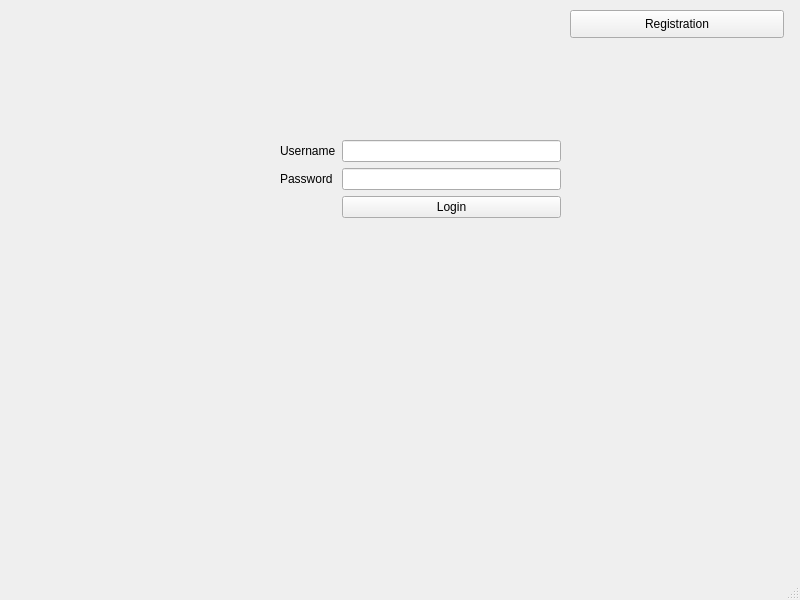
<?xml version="1.0" encoding="UTF-8"?>
<ui version="4.0">
 <class>MainWindow</class>
 <widget class="QMainWindow" name="MainWindow">
  <property name="geometry">
   <rect>
    <x>0</x>
    <y>0</y>
    <width>800</width>
    <height>600</height>
   </rect>
  </property>
  <property name="windowTitle">
   <string>MainWindow</string>
  </property>
  <widget class="QWidget" name="centralwidget">
   <widget class="QWidget" name="formLayoutWidget">
    <property name="geometry">
     <rect>
      <x>280</x>
      <y>140</y>
      <width>281</width>
      <height>88</height>
     </rect>
    </property>
    <layout class="QFormLayout" name="formLayout">
     <item row="0" column="0">
      <widget class="QLabel" name="label">
       <property name="text">
        <string>Username</string>
       </property>
      </widget>
     </item>
     <item row="0" column="1">
      <widget class="QLineEdit" name="usernameauth"/>
     </item>
     <item row="1" column="0">
      <widget class="QLabel" name="label_2">
       <property name="text">
        <string>Password</string>
       </property>
      </widget>
     </item>
     <item row="1" column="1">
      <widget class="QLineEdit" name="passwordauth">
       <property name="echoMode">
        <enum>QLineEdit::Password</enum>
       </property>
      </widget>
     </item>
     <item row="2" column="1">
      <widget class="QPushButton" name="pushButton">
       <property name="text">
        <string>Login</string>
       </property>
      </widget>
     </item>
    </layout>
   </widget>
   <widget class="QPushButton" name="pushButton_2">
    <property name="geometry">
     <rect>
      <x>570</x>
      <y>10</y>
      <width>214</width>
      <height>28</height>
     </rect>
    </property>
    <property name="text">
     <string>Registration</string>
    </property>
   </widget>
  </widget>
  <widget class="QMenuBar" name="menubar">
   <property name="geometry">
    <rect>
     <x>0</x>
     <y>0</y>
     <width>800</width>
     <height>26</height>
    </rect>
   </property>
  </widget>
  <widget class="QStatusBar" name="statusbar"/>
 </widget>
 <resources/>
 <connections/>
</ui>
